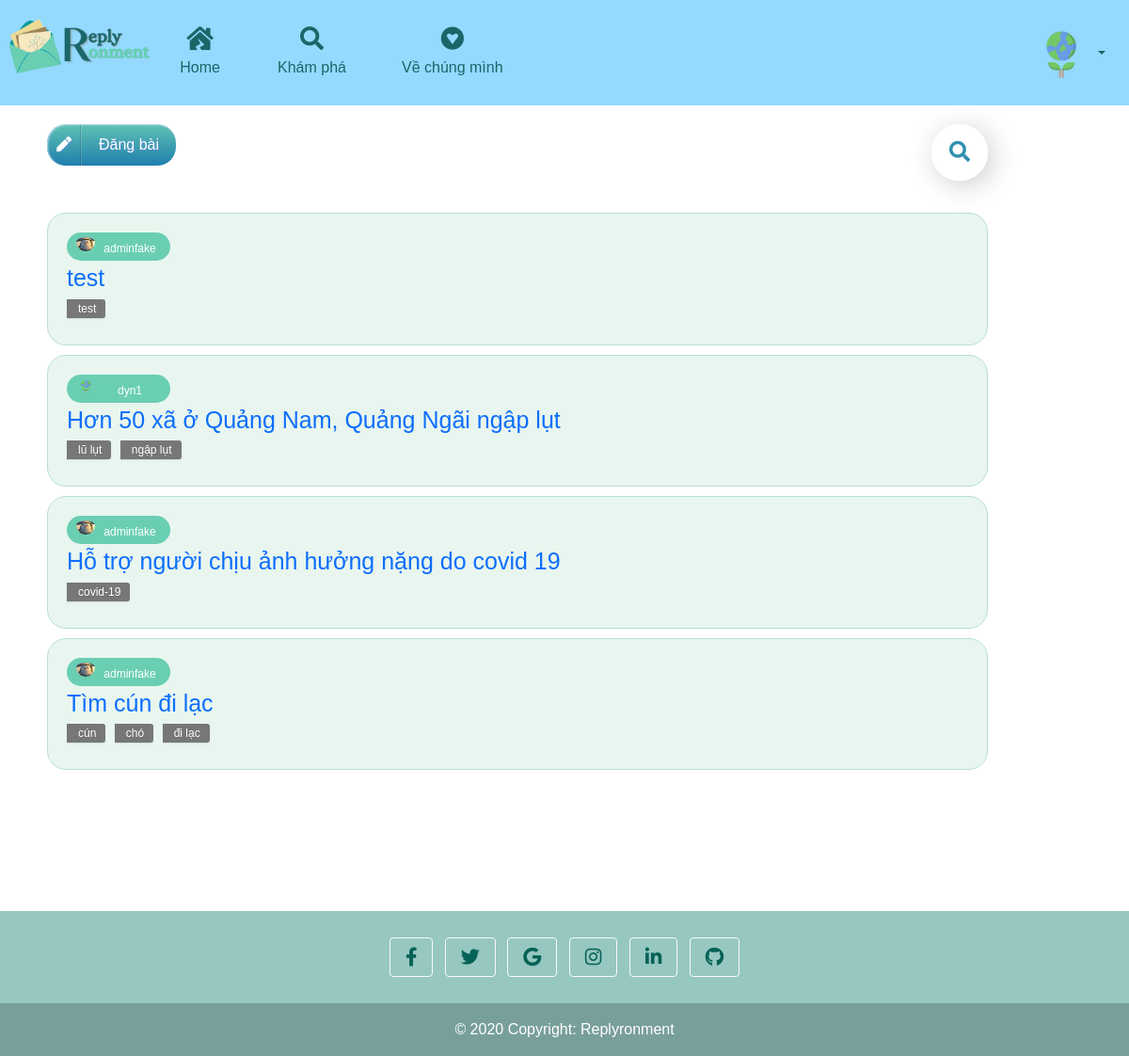
/Forum/ (signed in), run on the app's committed database.
### replyronment/models.py (models this page shows, shortened)
class Profile(models.Model):
    user = models.OneToOneField(User, on_delete=models.CASCADE)
    avatar = models.ImageField(default='earth.png', upload_to='profile_images')
    bio = models.TextField()
    score = models.IntegerField(default=0,validators=[MinValueValidator(0)])
    answered_ques = models.ManyToManyField('QuesModel', blank=True, related_name='Answered_Questions')
    Correct_ques = models.ManyToManyField('QuesModel', blank=True, related_name='Correct_Questions')
    Incorrect_ques = models.ManyToManyField('QuesModel', blank=True, related_name='Incorrect_Question')

class ForumPost(models.Model):
    slug = models.SlugField(max_length=200, unique=True,default='',null=True)
    title = models.CharField(max_length=100)
    author=models.ForeignKey(User,on_delete=models.CASCADE,related_name='anonymous')
    body = RichTextUploadingField()
    date = models.DateTimeField(auto_now_add=True)
    tag = TaggableManager()
    class Meta:
        ordering = ['-date']

### replyronment/views.py (the view)
# urls.py: path('Forum/',views.post_forum,name='forum'),
@login_required(login_url='/login')
def post_forum(request):
    query = request.GET.get("q")
    if query:
        data ={'Posts':ForumPost.objects.filter(Q(title__icontains=query) | Q(tag__name__icontains=query)).distinct().order_by("-date")}
    else:
        data ={'Posts':ForumPost.objects.all().order_by("-date")}
    return render(request,'html/forum.html',data)

### replyronment/templates/html/forum.html (shortened to what this page needs)
{% include "html/navbar.html" %} {% load static %}
<link rel="stylesheet" href="https://cdnjs.cloudflare.com/ajax/libs/font-awesome/5.15.3/css/all.min.css" />
<link rel="stylesheet" href="{%  static  'css/forum.css'  %}">
<body>
    <div class="wrapper">
        <div class="forum-container">
            <div class="search-bar">
                <form action="/Forum">
                    <div class="search-box">
                        <div class="cancel-icon">
                        </div>
                        <div class="search-icon">
                            <i class="fas fa-search"></i>
                        </div>
                    </div>
                </form>
            </div>
            <a href="/Forum/createpost" class="css-button">
                <span class="css-button-icon"><i class="fas fa-pen"></i></span>
                <span class="css-button-text">Đăng bài</span>
            </a>
            <div class="card-post">
                {% for post in Posts %}
                <div class="element">
                    <div class="content">
                        <div class="author">
                            <img src="{{ post.author.profile.avatar.url }}" alt="something">
                            <p>{{post.author.username}}</p>
                        </div>
                        <a href="{% url 'forumpostdetail' post.slug  %}" class="title">
                    {{post.title}}
                </a>
                        <div>{% for tag in post.tag.all %}
                            <p class="tags">
                                {{tag.name}}
                            </p>
                            {% endfor %}
                        </div>
                    </div>
                </div>
                {% endfor %}
            </div>
        </div>
    </div>
</body>
{% include "html/footer.html" %}

### replyronment/templates/html/navbar.html (shortened to what this page needs)
{% load static %}
<!DOCTYPE html>
<html lang="en">
<head>
    <link rel="stylesheet" href="https://use.fontawesome.com/releases/v5.10.2/css/all.css">
    <link rel="stylesheet" href="https://cdn.jsdelivr.net/npm/bootstrap@5.0.2/dist/css/bootstrap.min.css " rel="stylesheet ">
    <link rel="stylesheet" href="{%  static  'css/navbar.css'  %}">
</head>
<header>
    <div class="brand-logo">
        <a href="/"><img src="../../static/Images/logo.png" alt="Brand Logo"></a>
    </div>
    <nav>
        <ul class="navigation">
            <li class="left"><a href="/"><i class="fas fa-house-damage"></i> Home</a></li>
            <li class="left"><a href="/LandingPage"><i class="fas fa-search"></i> Khám phá</a></li>
            <li class="left"><a href="/Aboutus"><i class="fab fa-gratipay"></i> Về chúng mình</a></li>
            {% if user.is_authenticated %}
            <li class="dropdown">
                <a class="nav-link dropdown-toggle" href="#" id="navbarDropdownMenuLink" role="button" data-bs-toggle="dropdown" aria-expanded="false">
                    <img src="{{ user.profile.avatar.url }}" width="60" height="60" class="rounded-circle">
                </a>
            </li>
            {% else %}
            <li class="right"><a href="/register"><i class="fas fa-user-plus"></i> Đăng ký</a></li>
            <li class="right"><a href="/login"><i class="fas fa-sign-in-alt"></i> Đăng nhập</a></li>
            {% endif %}
        </ul>
    </nav>
</header>

### replyronment/static/css/navbar.css (style rules this page uses)
* { margin: 0; padding: 0; box-sizing: border-box; font-family: arial; }
body { font-family: "Noto Sans"; }
a { text-decoration: none; }
header { height: 100%; width: 100%; float: left; background: #94DAFF; padding: 0 10px; z-index: 100; }
.brand-logo { max-width: 150px; float: left; padding: 20px 0px; }
.brand-logo img { max-width: 100%; }
.navigation { z-index: 100; margin: 0px; }
.navigation .left { list-style: none; float: left; }
.navigation li a { color: #1A6669; padding: 28px 15px; text-align: center; display: block; text-decoration: none; }
.navigation li a i { width: 100%; font-size: 25px; margin-bottom: 7px; }
.navigation .dropdown { list-style: none; float: right; }
.navigation .dropdown a { padding-bottom: 5px; }

### replyronment/static/css/forum.css (style rules this page uses)
.forum-container { margin: 20px 150px 150px 50px; }
.search-bar { float: right; }
.css-button { color: #FFFFFF; font-size: 16px; border-radius: 20px; background: linear-gradient(180deg, #5CBFB2 5%, #207EAD 100%); text-shadow: 1px 1px 1px #528ecc; box-shadow: inset 1px 1px 2px 0px #bbdaf7; cursor: pointer; display: inline-flex; align-items: center; }
.css-button-icon { padding: 10px 10px; border-right: 1px solid rgba(255, 255, 255, 0.16); box-shadow: rgba(0, 0, 0, 0.14) -1px 0px 0px inset; }
.css-button-text { padding: 10px 18px; }
.card-post { margin-top: 50px; }
.card-post .element { position: relative; background-color: #E8F6EF; border-radius: 20px; border: 1px solid #B8DFD8; margin: 10px auto; }
.card-post .element .content { padding: 20px 20px; }
.title { font-size: 25px; }
.tags { display: inline-block; height: 20px; line-height: 20px; position: relative; margin: 0 5px 8px 0; padding: 0 10px 0 12px; background: #777; -webkit-border-bottom-right-radius: 3px; border-bottom-right-radius: 3px; -webkit-border-top-right-radius: 3px; border-top-right-radius: 3px; -webkit-box-shadow: 0 1px 2px rgba(0, 0, 0, 0.1); box-shadow: 0 1px 2px rgba(0, 0, 0, 0.1); color: #fff; font-size: 12px; text-decoration: none; text-shadow: 0 1px 2px rgba(0, 0, 0, 0.1); }
.author { background-color: #6ACEB3; height: 30px; width: 110px; border-radius: 20px }
.author img { padding-top: 5px; margin-left: 10px; float: left; height: 20px; width: 20px; border-radius: 50% }
.author p { padding-top: 8px; margin-right: 6px; text-align: center; font-size: 12px; color: white }
body { display: grid; height: 100%; }
.search-box { box-sizing: border-box; position: relative; height: 60px; width: 60px; border-radius: 50%; box-shadow: 5px 5px 30px rgba(0, 0, 0, .2); transition: all 0.5s cubic-bezier(0.68, -0.55, 0.265, 1.55); }
.search-box .search-icon { position: absolute; right: 0px; top: 50%; transform: translateY(-50%); height: 60px; width: 60px; background: #fff; border-radius: 50%; text-align: center; line-height: 60px; font-size: 22px; color: #308FAF; cursor: pointer; z-index: 1; transition: all 0.5s cubic-bezier(0.68, -0.55, 0.265, 1.55); }
.search-box .cancel-icon { position: absolute; right: 20px; top: 50%; transform: translateY(-50%); font-size: 25px; color: #7F7C82; cursor: pointer; transition: all 0.5s 0.2s cubic-bezier(0.68, -0.55, 0.265, 1.55); }

### data on the page
ForumPost: author.profile.avatar (picture), author.username "adminfake", title "test"
Tag: name "test"
ForumPost: author.profile.avatar (picture), author.username "dyn1", title "Hơn 50 xã ở Quảng Nam, Quảng Ngãi ngập lụt"
Tag: name "lũ lụt"
Tag: name "ngập lụt"
ForumPost: author.profile.avatar (picture), author.username "adminfake", title "Hỗ trợ người chịu ảnh hưởng nặng do covid 19"
Tag: name "covid-19"
ForumPost: author.profile.avatar (picture), author.username "adminfake", title "Tìm cún đi lạc"
Tag: name "cún"
Tag: name "chó"
Tag: name "đi lạc"
